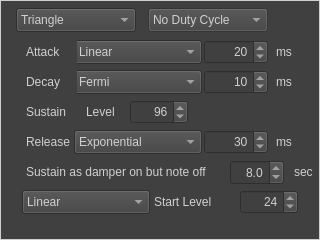
<?xml version="1.0" encoding="UTF-8"?>
<ui version="4.0">
 <class>PitchTimbreFrame</class>
 <widget class="QFrame" name="PitchTimbreFrame">
  <property name="geometry">
   <rect>
    <x>0</x>
    <y>0</y>
    <width>320</width>
    <height>240</height>
   </rect>
  </property>
  <property name="windowTitle">
   <string>Frame</string>
  </property>
  <property name="styleSheet">
   <string notr="true">QWidget {
background-color: rgb(64, 64, 64); 
color: rgb(208, 208, 208);
}</string>
  </property>
  <property name="frameShape">
   <enum>QFrame::Panel</enum>
  </property>
  <property name="frameShadow">
   <enum>QFrame::Plain</enum>
  </property>
  <property name="lineWidth">
   <number>1</number>
  </property>
  <widget class="QComboBox" name="WaveFormComboBox">
   <property name="geometry">
    <rect>
     <x>16</x>
     <y>8</y>
     <width>120</width>
     <height>24</height>
    </rect>
   </property>
   <property name="currentIndex">
    <number>1</number>
   </property>
   <item>
    <property name="text">
     <string>Square</string>
    </property>
   </item>
   <item>
    <property name="text">
     <string>Triangle</string>
    </property>
   </item>
   <item>
    <property name="text">
     <string>Saw</string>
    </property>
   </item>
  </widget>
  <widget class="QComboBox" name="DutyCycleComboBox">
   <property name="enabled">
    <bool>false</bool>
   </property>
   <property name="geometry">
    <rect>
     <x>148</x>
     <y>8</y>
     <width>120</width>
     <height>24</height>
    </rect>
   </property>
   <property name="currentIndex">
    <number>4</number>
   </property>
   <item>
    <property name="text">
     <string>Duty Cycle 50</string>
    </property>
   </item>
   <item>
    <property name="text">
     <string>Duty Cycle 25</string>
    </property>
   </item>
   <item>
    <property name="text">
     <string>Duty Cycle 125</string>
    </property>
   </item>
   <item>
    <property name="text">
     <string>Duty Cycle 75</string>
    </property>
   </item>
   <item>
    <property name="text">
     <string>No Duty Cycle</string>
    </property>
   </item>
  </widget>
  <widget class="QSpinBox" name="AttackTimeSpinBox">
   <property name="geometry">
    <rect>
     <x>204</x>
     <y>40</y>
     <width>64</width>
     <height>24</height>
    </rect>
   </property>
   <property name="alignment">
    <set>Qt::AlignRight|Qt::AlignTrailing|Qt::AlignVCenter</set>
   </property>
   <property name="maximum">
    <number>9999</number>
   </property>
   <property name="singleStep">
    <number>10</number>
   </property>
   <property name="value">
    <number>20</number>
   </property>
  </widget>
  <widget class="QLabel" name="msLabel">
   <property name="geometry">
    <rect>
     <x>276</x>
     <y>40</y>
     <width>24</width>
     <height>24</height>
    </rect>
   </property>
   <property name="text">
    <string>ms</string>
   </property>
  </widget>
  <widget class="QComboBox" name="AttackCurveComboBox">
   <property name="geometry">
    <rect>
     <x>74</x>
     <y>40</y>
     <width>128</width>
     <height>24</height>
    </rect>
   </property>
   <item>
    <property name="text">
     <string>Linear</string>
    </property>
   </item>
   <item>
    <property name="text">
     <string>Exponential</string>
    </property>
   </item>
   <item>
    <property name="text">
     <string>Gaussian</string>
    </property>
   </item>
   <item>
    <property name="text">
     <string>Fermi</string>
    </property>
   </item>
  </widget>
  <widget class="QLabel" name="AttackLabel">
   <property name="geometry">
    <rect>
     <x>26</x>
     <y>40</y>
     <width>51</width>
     <height>24</height>
    </rect>
   </property>
   <property name="text">
    <string>Attack</string>
   </property>
  </widget>
  <widget class="QSpinBox" name="DecayTimeSpinBox">
   <property name="geometry">
    <rect>
     <x>204</x>
     <y>70</y>
     <width>64</width>
     <height>24</height>
    </rect>
   </property>
   <property name="alignment">
    <set>Qt::AlignRight|Qt::AlignTrailing|Qt::AlignVCenter</set>
   </property>
   <property name="maximum">
    <number>9999</number>
   </property>
   <property name="singleStep">
    <number>10</number>
   </property>
   <property name="value">
    <number>10</number>
   </property>
  </widget>
  <widget class="QComboBox" name="DecayCurveComboBox">
   <property name="geometry">
    <rect>
     <x>74</x>
     <y>70</y>
     <width>128</width>
     <height>24</height>
    </rect>
   </property>
   <property name="currentIndex">
    <number>3</number>
   </property>
   <item>
    <property name="text">
     <string>Linear</string>
    </property>
   </item>
   <item>
    <property name="text">
     <string>Exponential</string>
    </property>
   </item>
   <item>
    <property name="text">
     <string>Gaussian</string>
    </property>
   </item>
   <item>
    <property name="text">
     <string>Fermi</string>
    </property>
   </item>
  </widget>
  <widget class="QLabel" name="DecayLabel">
   <property name="geometry">
    <rect>
     <x>26</x>
     <y>70</y>
     <width>51</width>
     <height>24</height>
    </rect>
   </property>
   <property name="text">
    <string>Decay</string>
   </property>
  </widget>
  <widget class="QLabel" name="msLabel_2">
   <property name="geometry">
    <rect>
     <x>276</x>
     <y>70</y>
     <width>24</width>
     <height>24</height>
    </rect>
   </property>
   <property name="text">
    <string>ms</string>
   </property>
  </widget>
  <widget class="QSpinBox" name="SustainLevelSpinBox">
   <property name="geometry">
    <rect>
     <x>130</x>
     <y>100</y>
     <width>58</width>
     <height>24</height>
    </rect>
   </property>
   <property name="alignment">
    <set>Qt::AlignRight|Qt::AlignTrailing|Qt::AlignVCenter</set>
   </property>
   <property name="minimum">
    <number>0</number>
   </property>
   <property name="maximum">
    <number>128</number>
   </property>
   <property name="singleStep">
    <number>8</number>
   </property>
   <property name="value">
    <number>96</number>
   </property>
  </widget>
  <widget class="QLabel" name="ReleaseLabel">
   <property name="geometry">
    <rect>
     <x>26</x>
     <y>130</y>
     <width>51</width>
     <height>24</height>
    </rect>
   </property>
   <property name="text">
    <string>Release</string>
   </property>
  </widget>
  <widget class="QComboBox" name="ReleaseCurveComboBox">
   <property name="geometry">
    <rect>
     <x>74</x>
     <y>130</y>
     <width>128</width>
     <height>24</height>
    </rect>
   </property>
   <property name="currentIndex">
    <number>1</number>
   </property>
   <item>
    <property name="text">
     <string>Linear</string>
    </property>
   </item>
   <item>
    <property name="text">
     <string>Exponential</string>
    </property>
   </item>
   <item>
    <property name="text">
     <string>Gaussian</string>
    </property>
   </item>
   <item>
    <property name="text">
     <string>Fermi</string>
    </property>
   </item>
  </widget>
  <widget class="QSpinBox" name="ReleaseTimeSpinBox">
   <property name="geometry">
    <rect>
     <x>204</x>
     <y>130</y>
     <width>64</width>
     <height>24</height>
    </rect>
   </property>
   <property name="alignment">
    <set>Qt::AlignRight|Qt::AlignTrailing|Qt::AlignVCenter</set>
   </property>
   <property name="maximum">
    <number>9999</number>
   </property>
   <property name="singleStep">
    <number>10</number>
   </property>
   <property name="value">
    <number>30</number>
   </property>
  </widget>
  <widget class="QLabel" name="msLabel_3">
   <property name="geometry">
    <rect>
     <x>276</x>
     <y>130</y>
     <width>24</width>
     <height>24</height>
    </rect>
   </property>
   <property name="text">
    <string>ms</string>
   </property>
  </widget>
  <widget class="QLabel" name="LevelLabel">
   <property name="geometry">
    <rect>
     <x>86</x>
     <y>100</y>
     <width>41</width>
     <height>24</height>
    </rect>
   </property>
   <property name="text">
    <string>Level</string>
   </property>
  </widget>
  <widget class="QLabel" name="SustainLabel">
   <property name="geometry">
    <rect>
     <x>26</x>
     <y>100</y>
     <width>51</width>
     <height>24</height>
    </rect>
   </property>
   <property name="text">
    <string>Sustain</string>
   </property>
  </widget>
  <widget class="QLabel" name="DamperOnButNoteOffSustainLabel">
   <property name="geometry">
    <rect>
     <x>26</x>
     <y>160</y>
     <width>201</width>
     <height>24</height>
    </rect>
   </property>
   <property name="text">
    <string>Sustain as damper on but note off</string>
   </property>
  </widget>
  <widget class="QComboBox" name="DamperOnButNoteOffSustainCurveComboBox">
   <property name="geometry">
    <rect>
     <x>22</x>
     <y>190</y>
     <width>128</width>
     <height>24</height>
    </rect>
   </property>
   <item>
    <property name="text">
     <string>Linear</string>
    </property>
   </item>
   <item>
    <property name="text">
     <string>Exponential</string>
    </property>
   </item>
   <item>
    <property name="text">
     <string>Gaussian</string>
    </property>
   </item>
   <item>
    <property name="text">
     <string>Fermi</string>
    </property>
   </item>
  </widget>
  <widget class="QSpinBox" name="DamperOnButNoteOffSustainSustainLevelSpinBox">
   <property name="geometry">
    <rect>
     <x>240</x>
     <y>190</y>
     <width>58</width>
     <height>24</height>
    </rect>
   </property>
   <property name="alignment">
    <set>Qt::AlignRight|Qt::AlignTrailing|Qt::AlignVCenter</set>
   </property>
   <property name="minimum">
    <number>1</number>
   </property>
   <property name="maximum">
    <number>128</number>
   </property>
   <property name="singleStep">
    <number>8</number>
   </property>
   <property name="value">
    <number>24</number>
   </property>
  </widget>
  <widget class="QLabel" name="LevelLabel_2">
   <property name="geometry">
    <rect>
     <x>154</x>
     <y>190</y>
     <width>72</width>
     <height>24</height>
    </rect>
   </property>
   <property name="text">
    <string>Start Level</string>
   </property>
  </widget>
  <widget class="QLabel" name="SecLabel">
   <property name="geometry">
    <rect>
     <x>294</x>
     <y>160</y>
     <width>24</width>
     <height>24</height>
    </rect>
   </property>
   <property name="text">
    <string>sec</string>
   </property>
  </widget>
  <widget class="QDoubleSpinBox" name="DamperOnButNoteOffSustainTimeDoubleSpinBox">
   <property name="geometry">
    <rect>
     <x>230</x>
     <y>160</y>
     <width>54</width>
     <height>25</height>
    </rect>
   </property>
   <property name="alignment">
    <set>Qt::AlignRight|Qt::AlignTrailing|Qt::AlignVCenter</set>
   </property>
   <property name="decimals">
    <number>1</number>
   </property>
   <property name="maximum">
    <double>99.900000000000006</double>
   </property>
   <property name="singleStep">
    <double>0.500000000000000</double>
   </property>
   <property name="value">
    <double>8.000000000000000</double>
   </property>
  </widget>
 </widget>
 <resources/>
 <connections/>
</ui>
